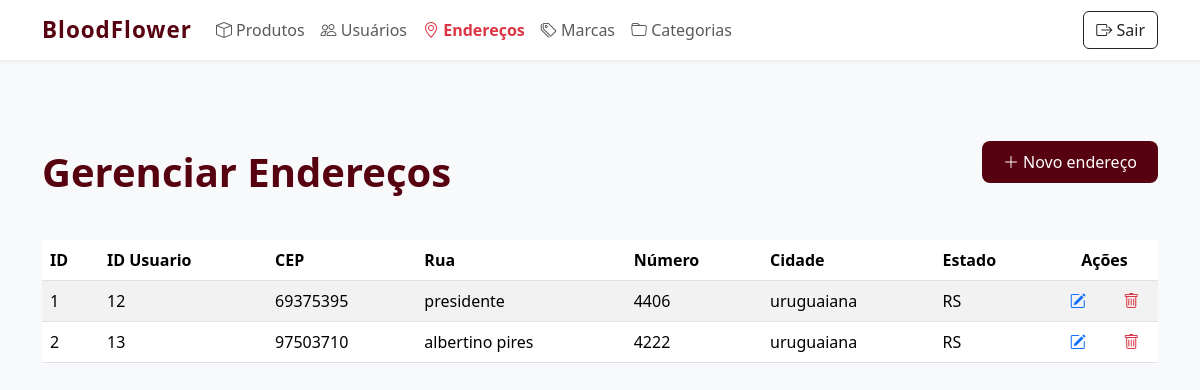
The page /admin/enderecos.php (signed in) on the database as committed earlier.
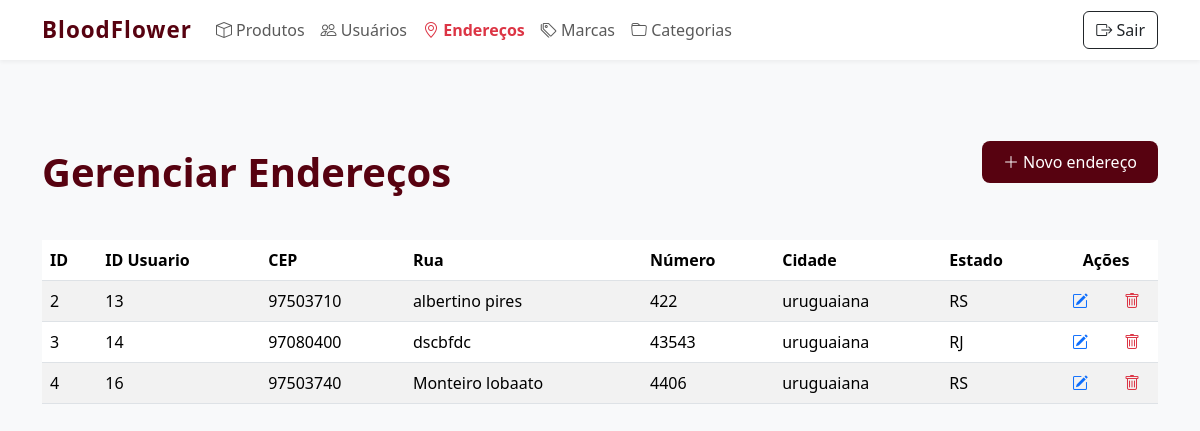
The same page on the database as committed later.
### tables this page shows
CREATE TABLE IF NOT EXISTS `enderecos` (
  `id_endereco` int NOT NULL AUTO_INCREMENT,
  `usuario_id` int DEFAULT NULL,
  `cep` varchar(9) DEFAULT NULL,
  `rua` varchar(100) DEFAULT NULL,
  `numero` varchar(10) DEFAULT NULL,
  `bairro` varchar(50) DEFAULT NULL,
  `cidade` varchar(50) DEFAULT NULL,
  `estado` varchar(2) DEFAULT NULL,
  PRIMARY KEY (`id_endereco`),
  KEY `usuario_id` (`usuario_id`)
);

### admin/enderecos.php (the view, shortened to what this page needs)
<?php
include("../conexao.php");
?>
<!DOCTYPE html>
<html lang="pt-br">
<head>
    <link href="https://cdn.jsdelivr.net/npm/bootstrap@5.3.3/dist/css/bootstrap.min.css" rel="stylesheet">
    <link href="https://cdn.jsdelivr.net/npm/bootstrap-icons@1.10.5/font/bootstrap-icons.css" rel="stylesheet">
</head>
<body>
<nav class="navbar navbar-expand-lg">
    <div class="container">
        <a class="navbar-brand" href="inicioADM.php">BloodFlower</a>
        <div class="collapse navbar-collapse" id="navbarNavAdmin">
            <ul class="navbar-nav me-auto mb-2 mb-lg-0">
                <li class="nav-item">
                    <a class="nav-link" href="inicioADM.php"><i class="bi bi-box"></i> Produtos</a>
                </li>
                <li class="nav-item">
                    <a class="nav-link " href="usuarios.php"><i class="bi bi-people"></i> Usuários</a>
                </li>
                <li class="nav-item">
                    <a class="nav-link active fw-bold text-danger" href="enderecos.php"><i class="bi bi-geo-alt"></i> Endereços</a>
                </li>
                <li class="nav-item">
                    <a class="nav-link" href="marcas.php"><i class="bi bi-tags"></i> Marcas</a>
                </li>
                <li class="nav-item">
                    <a class="nav-link" href="categorias.php"><i class="bi bi-folder"></i> Categorias</a>
                </li>
            </ul>
            <div class="d-flex align-items-center gap-3">
                <a href="../logoff.php" class="btn btn-outline-dark">
                    <i class="bi bi-box-arrow-right"></i> Sair
                </a>
            </div>
        </div>
    </div>
</nav>
<div class="container py-5">
    <div class="d-flex justify-content-between align-items-center mb-4">
        <h1>Gerenciar Endereços</h1>
        <a href="cadUsuario.php" class="btn btn-admin">
            <i class="bi bi-plus-lg"></i> Novo endereço
        </a>
    </div>
    <?php
    $sql = "SELECT * FROM enderecos";
    $result = mysqli_query($conn, $sql);
    if (mysqli_num_rows($result) > 0) {
        echo "<div class='table-responsive'>";
        echo "<table class='table table-striped table-hover align-middle'>";
        echo "<thead><tr>";
        echo "<th>ID</th><th>ID Usuario</th><th>CEP</th><th>Rua</th><th>Número</th><th>Cidade</th><th>Estado</th><th class='text-center' colspan='2'>Ações</th>";
        echo "</tr></thead><tbody>";
        while ($row = mysqli_fetch_assoc($result)) {
            echo "<tr>";
            echo "<td>{$row['id_endereco']}</td>";
            echo "<td>{$row['usuario_id']}</td>";
            echo "<td>{$row['cep']}</td>";
            echo "<td>{$row['rua']}</td>";
            echo "<td>{$row['numero']}</td>";
            echo "<td>" . $row['cidade'] . "</td>";
            echo "<td>" . $row['estado'] . "</td>";
            echo "<td class='text-center'>
                    <a href='formEditEndereco.php?id_endereco={$row['id_endereco']}' class='text-primary'><i class='bi bi-pencil-square'></i></a>
                  </td>";
            echo "<td class='text-center'>
                    <a href='excluirEndereco.php?id={$row['id_endereco']}' class='text-danger' onclick='return confirm(\"Tem certeza que deseja excluir este endereço?\")'>
                        <i class='bi bi-trash'></i>
                    </a>
                  </td>";
            echo "</tr>";
        }
        echo "</tbody></table></div>";
    } else {
        echo "<p class='text-muted text-center mt-4'>Nenhum usuário cadastrado.</p>";
    }
    ?>
</div>
</body>
</html>

Rows that differ between the two databases and show on the page:
removed enderecos: id_endereco "1", usuario "12", cep "69375395", rua "presidente", numero "4406", cidade "uruguaiana", estado "RS"
changed enderecos "albertino pires": numero "4222" → "422"
added enderecos: id_endereco "3", usuario "14", cep "97080400", rua "dscbfdc", numero "43543", cidade "uruguaiana", estado "RJ"
added enderecos: id_endereco "4", usuario "16", cep "97503740", rua "Monteiro lobaato", numero "4406", cidade "uruguaiana", estado "RS"
